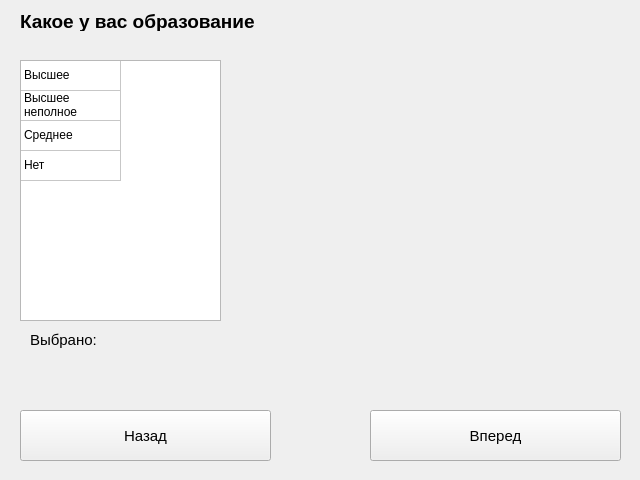
<?xml version="1.0" encoding="UTF-8"?>
<ui version="4.0">
 <class>Form</class>
 <widget class="QWidget" name="Form">
  <property name="geometry">
   <rect>
    <x>0</x>
    <y>0</y>
    <width>640</width>
    <height>480</height>
   </rect>
  </property>
  <property name="windowTitle">
   <string>Юность</string>
  </property>
  <widget class="QTableWidget" name="tableWidget">
   <property name="geometry">
    <rect>
     <x>20</x>
     <y>60</y>
     <width>201</width>
     <height>261</height>
    </rect>
   </property>
   <property name="verticalScrollBarPolicy">
    <enum>Qt::ScrollBarAlwaysOff</enum>
   </property>
   <property name="horizontalScrollBarPolicy">
    <enum>Qt::ScrollBarAlwaysOff</enum>
   </property>
   <property name="rowCount">
    <number>4</number>
   </property>
   <property name="columnCount">
    <number>1</number>
   </property>
   <attribute name="horizontalHeaderVisible">
    <bool>false</bool>
   </attribute>
   <attribute name="verticalHeaderVisible">
    <bool>false</bool>
   </attribute>
   <row/>
   <row/>
   <row/>
   <row/>
   <column/>
   <item row="0" column="0">
    <property name="text">
     <string>Высшее</string>
    </property>
   </item>
   <item row="1" column="0">
    <property name="text">
     <string>Высшее неполное</string>
    </property>
   </item>
   <item row="2" column="0">
    <property name="text">
     <string>Среднее</string>
    </property>
   </item>
   <item row="3" column="0">
    <property name="text">
     <string>Нет</string>
    </property>
   </item>
  </widget>
  <widget class="QLabel" name="labelImg">
   <property name="geometry">
    <rect>
     <x>300</x>
     <y>60</y>
     <width>251</width>
     <height>251</height>
    </rect>
   </property>
   <property name="text">
    <string/>
   </property>
  </widget>
  <widget class="QLabel" name="label">
   <property name="geometry">
    <rect>
     <x>30</x>
     <y>330</y>
     <width>71</width>
     <height>21</height>
    </rect>
   </property>
   <property name="text">
    <string>&lt;html&gt;&lt;head/&gt;&lt;body&gt;&lt;p&gt;&lt;span style=&quot; font-size:11pt;&quot;&gt;Выбрано: &lt;/span&gt;&lt;/p&gt;&lt;/body&gt;&lt;/html&gt;</string>
   </property>
  </widget>
  <widget class="QLabel" name="label_2">
   <property name="geometry">
    <rect>
     <x>20</x>
     <y>10</y>
     <width>311</width>
     <height>21</height>
    </rect>
   </property>
   <property name="text">
    <string>&lt;html&gt;&lt;head/&gt;&lt;body&gt;&lt;p&gt;&lt;span style=&quot; font-size:14pt; font-weight:600;&quot;&gt;Какое у вас образование&lt;/span&gt;&lt;/p&gt;&lt;/body&gt;&lt;/html&gt;</string>
   </property>
  </widget>
  <widget class="QPushButton" name="btnPrev">
   <property name="geometry">
    <rect>
     <x>20</x>
     <y>410</y>
     <width>251</width>
     <height>51</height>
    </rect>
   </property>
   <property name="font">
    <font>
     <pointsize>11</pointsize>
    </font>
   </property>
   <property name="text">
    <string>Назад</string>
   </property>
  </widget>
  <widget class="QPushButton" name="btnNext">
   <property name="geometry">
    <rect>
     <x>370</x>
     <y>410</y>
     <width>251</width>
     <height>51</height>
    </rect>
   </property>
   <property name="font">
    <font>
     <pointsize>11</pointsize>
    </font>
   </property>
   <property name="text">
    <string>Вперед</string>
   </property>
  </widget>
  <widget class="QLabel" name="label_3">
   <property name="geometry">
    <rect>
     <x>100</x>
     <y>330</y>
     <width>171</width>
     <height>21</height>
    </rect>
   </property>
   <property name="text">
    <string>&lt;html&gt;&lt;head/&gt;&lt;body&gt;&lt;p&gt;&lt;br/&gt;&lt;/p&gt;&lt;/body&gt;&lt;/html&gt;</string>
   </property>
  </widget>
 </widget>
 <resources/>
 <connections/>
</ui>
